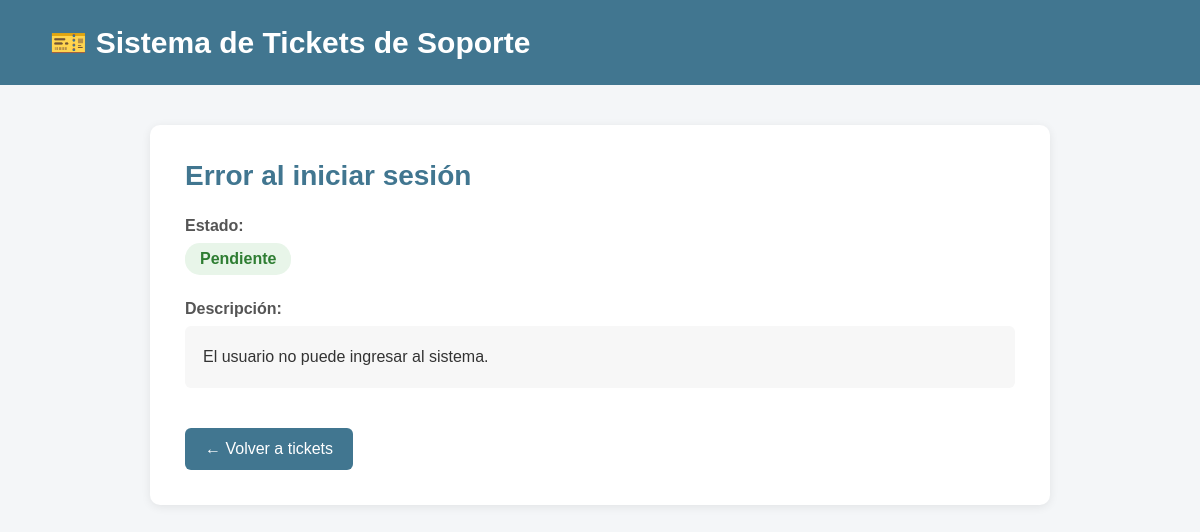
The page /tickets/1/ on the database its author committed.
### tickets/models.py (models this page shows, shortened)
class Ticket(models.Model):
    titulo = models.CharField(max_length=200)
    descripcion = models.TextField()
    estado = models.CharField(max_length=50, default="Pendiente")
    usuario = models.ForeignKey(Usuario, on_delete=models.CASCADE)
    categoria = models.CharField(max_length=100, default="General")

### tickets/views.py (the view)
# urls.py: path('<int:id>/', views.detalle_ticket, name='detalle_ticket'),
def detalle_ticket(request, id):
    ticket = Ticket.objects.get(id=id)
    return render(
        request,
        "tickets/detalle_ticket.html",
        {"ticket": ticket}
    )

### tickets/templates/tickets/detalle_ticket.html (shortened to what this page needs)
<!DOCTYPE html>
<html lang="es">
<head>
</head>
<body>
    <div class="encabezado">
        <h1>🎫 Sistema de Tickets de Soporte</h1>
    </div>
    <div class="contenedor">
        <div class="tarjeta">
            <h2>{{ ticket.titulo }}</h2>
            <div class="campo">
                <strong>Estado:</strong>
                <span class="estado">
                    {{ ticket.estado }}
                </span>
            </div>
            <div class="campo">
                <strong>Descripción:</strong>
                <div class="descripcion">
                    {{ ticket.descripcion }}
                </div>
            </div>
            <a href="{% url 'lista_tickets' %}" class="boton">
                ← Volver a tickets
            </a>
        </div>
    </div>
</body>
</html>

### tickets/templates/tickets/detalle_ticket.html (style rules this page uses)
body { margin: 0; font-family: Arial, sans-serif; background-color: #f4f6f8; color: #333; }
.encabezado { background-color: #417690; color: white; padding: 25px 50px; }
.encabezado h1 { margin: 0; font-size: 30px; }
.contenedor { width: 90%; max-width: 900px; margin: 40px auto; }
.tarjeta { background-color: white; padding: 35px; border-radius: 10px; box-shadow: 0 2px 10px rgba(0,0,0,0.08); }
.tarjeta h2 { color: #417690; margin-top: 0; font-size: 28px; }
.campo { margin: 25px 0; }
.campo strong { display: block; color: #555; margin-bottom: 8px; }
.estado { display: inline-block; background-color: #e8f5e9; color: #2e7d32; padding: 7px 15px; border-radius: 15px; font-weight: bold; }
.descripcion { background-color: #f7f7f7; padding: 18px; border-radius: 6px; line-height: 1.6; }
.boton { display: inline-block; margin-top: 15px; padding: 12px 20px; background-color: #417690; color: white; text-decoration: none; border-radius: 6px; }

### rows shown on the page
Ticket: titulo "Error al iniciar sesión", estado "Pendiente", descripcion "El usuario no puede ingresar al sistema."
